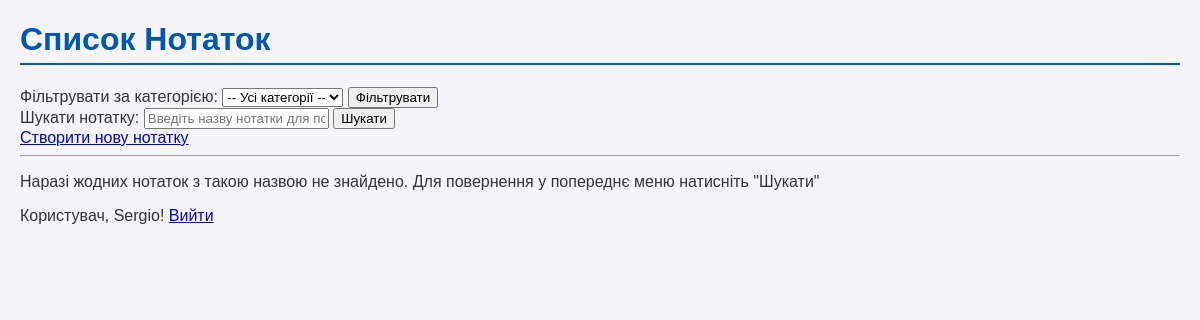
Before: /myapp/ (signed in) with the older database file.
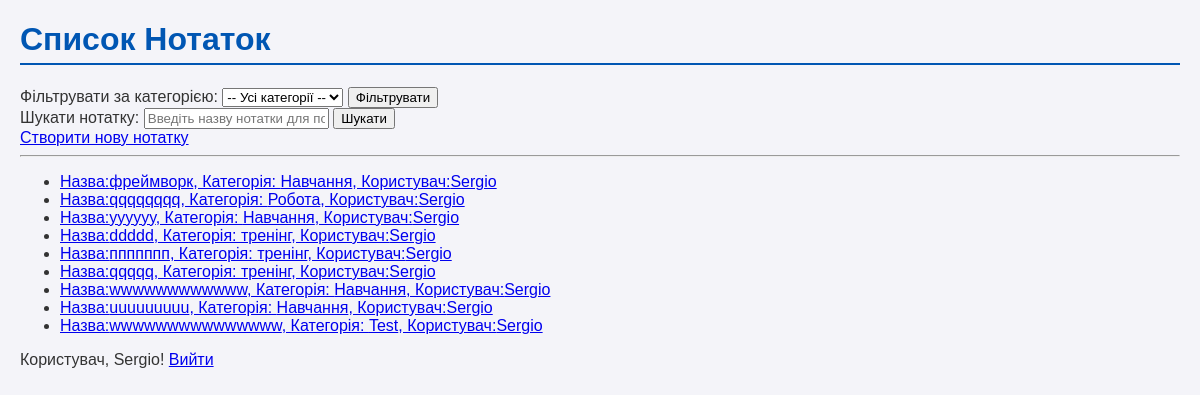
After: the same page with the newer database file.
### myapp/models.py (models this page shows, shortened)
class Note(models.Model):
    title = models.CharField(max_length=200)
    category = models.ForeignKey(Category,on_delete=models.SET_NULL,null=True,blank=True,verbose_name='Category')
    text = models.TextField()
    published_date = models.DateTimeField(auto_now_add=True, validators=[MaxValueValidator(timezone.now)])
    reminder = models.DateTimeField(default=timezone.now() + datetime.timedelta(days=1), null=True, blank=True, verbose_name='reminder',validators=[MinValueValidator(timezone.now)])
    user = models.ForeignKey(User, on_delete=models.SET_NULL, null=True, blank=True)

class Category(models.Model):
    category_name = models.CharField(max_length=100)
    def __str__(self):
        return self.category_name

### myapp/views.py (the view, shortened to what this page needs)
# urls.py: path('', views.note_list, name='list'),
@login_required
def note_list(request):
    notes = Note.objects.filter(user=request.user).order_by('published_date')
    search_query = request.GET.get('q')
    selected_category_pk = request.GET.get('category')
    print(f"Отриманий ID категорії: {selected_category_pk}")
    if selected_category_pk:
        notes = notes.filter(category__pk=selected_category_pk)
        print(f"Виконуємо фільтрацію: {notes.query}")
    categories = Category.objects.all()
    context = {
        'notes': notes,
        'categories': categories,
        'selected_category': selected_category_pk,
    }
    return render(request, 'myapp/note/note_list.html', context)

### myapp/templates/myapp/note/note_list.html (shortened to what this page needs)
{% load static %}
{% load static %}<!DOCTYPE html>
<html lang="uk">
<head>
    <link rel="stylesheet" href="{% static 'myapp/style.css' %}">
    </head>
<body>
        <h1>Список Нотаток</h1>
    <form method="GET" action="{% url 'list' %}" class="filter-form">
        <label for="category-select">Фільтрувати за категорією:</label>
        <select name="category" id="category-select">
            <option value="">-- Усі категорії --</option>
        </select>
        <button type="submit">Фільтрувати</button>
    </form>
    <form method="GET" action="{% url 'list' %}" class="search-form">
        <label for="search-form">Шукати нотатку:</label>
        <input type="text"
               name="q"
               placeholder="Введіть назву нотатки для пошуку..."
               value="{{ search_query|default:'' }}">
        <button type="submit">Шукати</button>
    </form>
     <a href="{% url 'create' %}">Створити нову нотатку</a>
    <hr>
    {% if notes %}
        <ul>
            {% for note in notes %}
                <li>
                    <a href="{% url 'detail' note.pk %}">Назва:{{ note.title }}, Категорія: {{ note.category }}, Користувач:{{ note.user }}</a>
                </li>
            {% endfor %}
        </ul>
    {% else %}
        <p>Наразі жодних нотаток з такою назвою не знайдено. Для повернення у попереднє меню натисніть "Шукати"</p>
    {% endif %}
<div class="container mt-4">
    {% if user.is_authenticated %}
        <div class="d-flex justify-content-end mb-3">
            <span class="navbar-text me-3">
                Користувач, {{ user.username }}!
            </span>
            <a href="{% url 'login' %}" class="btn btn-outline-danger">
                Вийти
            </a>
        </div>
    {% endif %}
</div>
</body>
</html>

### myapp/static/myapp/style.css (style rules this page uses)
body { font-family: Arial, sans-serif; background-color: #f4f4f9; color: #333; margin: 20px; }
h1 { color: #0056b3; border-bottom: 2px solid #0056b3; padding-bottom: 5px; }

Changed rows visible on the page:
added Note: title "фреймворк", category "Навчання", user "Sergio"
added Note: title "qqqqqqqq", category "Робота", user "Sergio"
added Note: title "уууууу", category "Навчання", user "Sergio"
added Note: title "ddddd", category "тренінг", user "Sergio"
added Note: title "ппппппп", category "тренінг", user "Sergio"
added Note: title "qqqqq", category "тренінг", user "Sergio"
added Note: title "wwwwwwwwwwww", category "Навчання", user "Sergio"
added Note: title "uuuuuuuuu", category "Навчання", user "Sergio"
added Note: title "wwwwwwwwwwwwwww", category "Test", user "Sergio"
Other visible differences:
text no longer shown: "Наразі жодних нотаток з такою назвою не знайдено. Для повернення у попереднє меню натисніть \"Шукати\""
